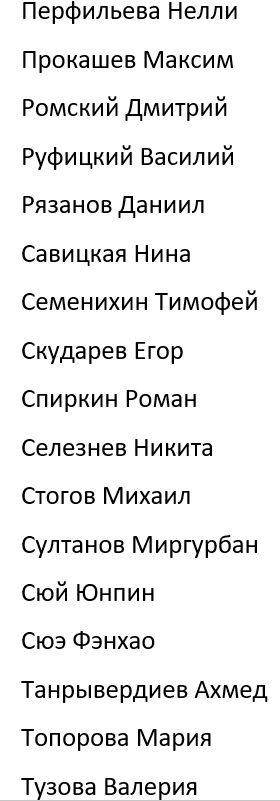
#> input picture image_folder/tsW-xksQfeY.jpg, 280 x 801 px, found by its file name
$ jupyter execute def_search_name.ipynb
#> lines starting #> are read from the running program, lines starting #| are printed output that depends on the picture; after the words box and inside, x2 and y2 are one past the last pixel; in counts of white or black regions, pixels touching at a corner belong together
[cell 1]
import cv2
from PIL import Image
import requests
from matplotlib import pyplot as plt
import numpy as np
import cv2

[cell 2]
# ЗАГРУЗИТЬ ТЕСТ
test_image = cv2.imread('/Users/nikitaseleznev/Downloads/tsW-xksQfeY.jpg')
#> test_image is the input picture: shape (801, 280, 3); min 0, max 255, mean 235.6

[cell 3]
# моя train картинка
response = requests.get('https://raw.githubusercontent.com/NikitaSel/SHARE/main/image_folder/START.jpg', stream=True).raw
my_pil_image = Image.open(response)
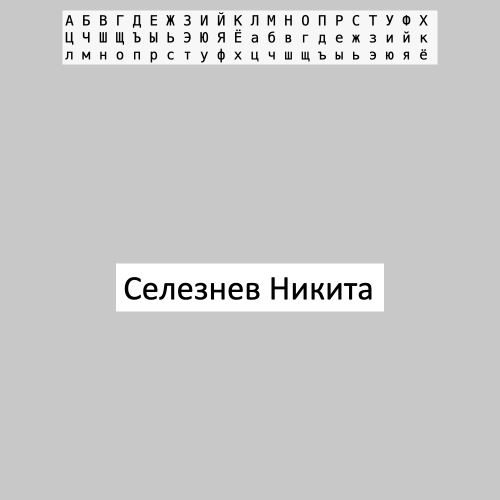
#> input picture image_folder/START.jpg, 1000 x 1000 px, found by its file name (shown at 1/2 size)
#> my_pil_image is the input picture: PIL image 1000x1000 RGB; min 0, max 255, mean 202.7
display(my_pil_image)

[cell 4]
def search_name(test_image, image_size=(10, 10)):
#> called with image_size = (10, 10)
    image = np.array(my_pil_image)#cv2.imread('/Users/nikitaseleznev/Downloads/START.jpg')
#     plt.figure(figsize=(10,10))
#     plt.imshow(image)

    #вырезаю нужные мне части
    char_image = image[21:21+108, 125:125+750]
    train_image = image[377 + 150:377 + 150 +96, 232:232+536]

    #обработка алфавита(char_image) для выделения букв
    gray = cv2.cvtColor(char_image, cv2.COLOR_BGR2GRAY)
    blur = cv2.GaussianBlur(gray, (5, 5), 0)
    thresh = cv2.adaptiveThreshold(blur, 255, 1, 1, 11, 2)
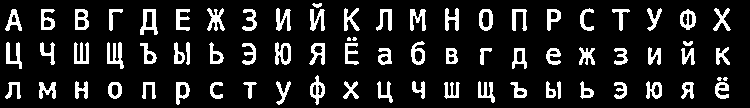
#> thresh: shape (108, 750); 13.4% white; 74 white regions (4 under 20 px), largest, box (x1, y1, x2, y2) and area: (107, 42, 124, 69) 243, (140, 9, 158, 35) 242, (275, 42, 291, 65) 222

    # ядро для "склейки" таких букв как ы Й ё
    kernel = cv2.getStructuringElement(cv2.MORPH_RECT, (5, 7))
    morf_char = cv2.morphologyEx(thresh, cv2.MORPH_CLOSE, kernel)
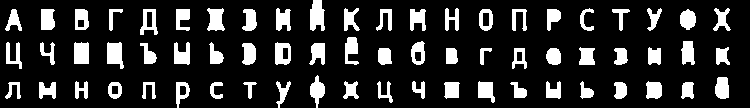
#> morf_char: shape (108, 750); 16.7% white; 66 white regions

    # выделяю буквы из словаря
    contour_char, _ = cv2.findContours(morf_char, cv2.RETR_EXTERNAL , cv2.CHAIN_APPROX_SIMPLE)
#> contour_char = 66 contours; largest, box (x1, y1, x2, y2) and area: (310, 0, 325, 31) 318, (275, 42, 291, 65) 300, (107, 42, 124, 69) 299, (74, 42, 89, 64) 283, (140, 9, 158, 35) 278

    char_image_copy = char_image.copy()
    for cnt in contour_char:
        [x, y, w, h] = cv2.boundingRect(cnt)
        cv2.rectangle(char_image_copy, (x, y), (x + w, y + h), (0, 0, 255), 2)
#> this loop made 66 passes
#> (x, y, w, h) on passes 1 to 12: (681, 82, 13, 17), (614, 82, 13, 17), (510, 82, 17, 16), (444, 82, 16, 17), (243, 82, 14, 17), (210, 82, 13, 17), (176, 82, 14, 26), (142, 82, 14, 17), (108, 82, 14, 17), (39, 82, 17, 17), (5, 82, 16, 17), (646, 81, 16, 18)
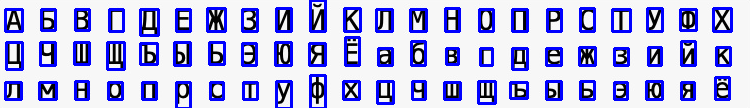
#> char_image_copy: shape (108, 750, 3); mean R, G, B 183.9, 183.9, 227.7

    # даю буквам лейблы от 0 до 66 и обучаю на них
    samples = np.empty((0, 100), np.float32)
    responses = []
    i = 0
    for cnt in contour_char:
        [x, y, w, h] = cv2.boundingRect(cnt)
        key = i
        responses.append(key)
        roi = thresh[y:y + h, x:x + w]
        roismall = cv2.resize(roi, (10, 10))
        sample = roismall.reshape((1, 100))
        samples = np.append(samples, sample, 0)
        i += 1
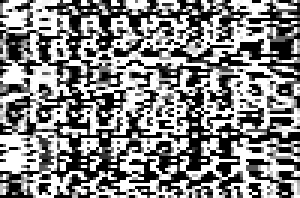
#> samples: shape (66, 100) float32 (shown 3 times larger); min 0, max 255, mean 133.3
#> after the loop, i = 66; responses = 66 values from 0 to 65

    responses = np.array(responses, np.float32)
    responses = responses.reshape((responses.size, 1))

    samples = np.float32(samples)
    responses = np.float32(responses)

    model = cv2.ml.KNearest_create()
    model.train(samples, cv2.ml.ROW_SAMPLE, responses)

    # Выделяю буквы для моего имени и фамилии
    gray = cv2.cvtColor(train_image, cv2.COLOR_BGR2GRAY)
#> gray: shape (96, 536)
    blur = cv2.GaussianBlur(gray, (5, 5), 0)
#> blur: shape (96, 536)
    thresh = cv2.adaptiveThreshold(blur, 255, 1, 1, 11, 2)
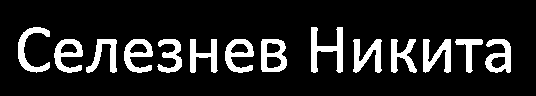
#> thresh: shape (96, 536); 13.6% white; 14 white regions, largest, box (x1, y1, x2, y2) and area: (311, 27, 343, 73) 668, (423, 39, 451, 73) 542, (261, 39, 287, 72) 534

    kernel = cv2.getStructuringElement(cv2.MORPH_RECT, (1, 10))
#> kernel = [1, 1, 1, 1, 1, 1, 1, 1, 1, 1]

    morf_train = cv2.morphologyEx(thresh, cv2.MORPH_CLOSE, kernel)
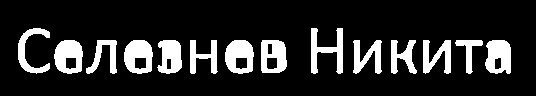
#> morf_train: shape (96, 536); 15.9% white; 14 white regions
    contour, _ = cv2.findContours(morf_train, cv2.RETR_EXTERNAL , cv2.CHAIN_APPROX_SIMPLE)
#> contour = 14 contours; largest, box (x1, y1, x2, y2) and area: (225, 40, 254, 74) 780, (124, 40, 153, 74) 780, (54, 40, 83, 74) 773, (261, 40, 287, 73) 745, (485, 40, 511, 74) 712

    # прохожу по буквам, сотавляю для моего имени и фамилии вектор(66 координат)
    # прибавляю к координате 1, если есть буква
    train_image_copy = train_image.copy()
    r = np.zeros((1, 66), dtype=int)
    for cnt in contour:
        [x, y, w, h] = cv2.boundingRect(cnt)
        cv2.rectangle(train_image_copy, (x, y), (x + w, y + h), (0, 0, 255), 2)
        roi = thresh[y:y + h, x:x + w]
        roismall = cv2.resize(roi, (10, 10))
        roismall = roismall.reshape((1, 100))
        roismall = np.float32(roismall)
        retval, results, neigh_resp, dists = model.findNearest(roismall, k=1)
        r[0, int(results[0][0])] += 1
#> this loop made 14 passes
#> (x, w, h, retval, results, neigh_resp, dists) on passes 1 to 12: (485, 26, 34, 27, [27], [27], [1041841]), (455, 28, 34, 45, [45], [45], [62504]), (423, 28, 34, 29, [29], [29], [705232]), (391, 26, 34, 28, [28], [28], [899689]), (353, 29, 34, 29, [29], [29], [574058]), (261, 26, 33, 55, [55], [55], [427569]), (225, 29, 34, 23, [23], [23], [603938]), (190, 28, 34, 61, [61], [61], [511563]), (157, 25, 34, 51, [51], [51], [543262]), (124, 29, 34, 23, [23], [23], [603938]), (86, 31, 34, 50, [50], [50], [503858]), (54, 29, 34, 23, [23], [23], [598385])
#> roi: shape (46, 32); 35.7% white; 1 white region, box (x1, y1, x2, y2) and area: (0, 0, 32, 45) 525
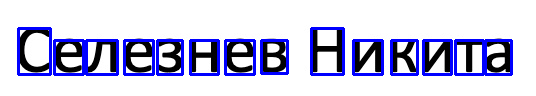
#> train_image_copy: shape (96, 536, 3); mean R, G, B 200.3, 200.3, 226.5

   # обрабатываю тестовую картинку
    gray = cv2.cvtColor(test_image, cv2.COLOR_BGR2GRAY)
#> gray: shape (801, 280)
    thresh = cv2.adaptiveThreshold(gray, 255, 1, 1, 15, 25)
#> thresh: shape (801, 280); 8% white in thin lines or dots, all inside (x1, y1, x2, y2) = (21, 1, 267, 800)
    kernel = np.ones((2,2),np.uint8)
    opening = cv2.morphologyEx(thresh, cv2.MORPH_OPEN, kernel)
#> opening: shape (801, 280); 7.9% white in thin lines or dots, all inside (x1, y1, x2, y2) = (22, 2, 268, 801)
    kernel2 = np.ones((2,2),np.uint8)
    closing = cv2.morphologyEx(opening, cv2.MORPH_CLOSE, kernel2)
#> closing: shape (801, 280); 8% white in thin lines or dots, all inside (x1, y1, x2, y2) = (23, 3, 269, 801)

    thresh = closing

    kernel = cv2.getStructuringElement(cv2.MORPH_RECT, (24, 3))

    morf = cv2.morphologyEx(thresh, cv2.MORPH_CLOSE, kernel)
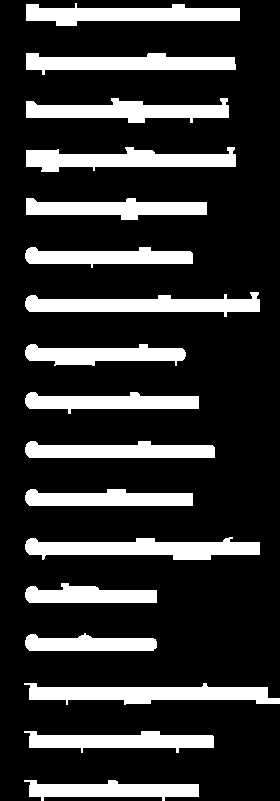
#> morf: shape (801, 280); 20% white; 17 white regions, largest, box (x1, y1, x2, y2) and area: (24, 683, 280, 705) 3404, (25, 537, 260, 560) 3393, (25, 292, 260, 317) 3210
    contour_floded, _ = cv2.findContours(morf, cv2.RETR_EXTERNAL , cv2.CHAIN_APPROX_SIMPLE)

    # для тестовой картинке прохожу по строчкам и читаю буквы, из строчек
    # составляю вектора, а потом считаю их близость по косинусу и выбираю наиближайший вектор
    test_image_copy = test_image.copy()
    s = np.zeros((0, 66), dtype=int)
    m = []
    for cnt in contour_floded:
        [x, y, w, h] = cv2.boundingRect(cnt)

        roi = thresh[y:y + h, x:x + w]
        kernel = cv2.getStructuringElement(cv2.MORPH_RECT, (1, 4))

        morf_test = cv2.morphologyEx(roi, cv2.MORPH_CLOSE, kernel)
        contour, _ = cv2.findContours(morf_test, cv2.RETR_EXTERNAL , cv2.CHAIN_APPROX_SIMPLE)

        m.append([x, y, w, h])
        tmp_array = np.zeros((1, 66), dtype=int)
        for cont in contour:
            [x, y, w, h] = cv2.boundingRect(cont)
            roi1 = roi[y:y + h, x:x + w]
            copy = roi1.copy()
            roismall = cv2.resize(roi1, (10, 10))
            roismall = roismall.reshape((1, 100))
            roismall = np.float32(roismall)
            retval, results, neigh_resp, dists = model.findNearest(roismall, k=1)
            tmp_array[0, int(results[0][0])] += 1

        s = np.vstack([s, tmp_array])
#> this loop made 17 passes
#> morf_test: shape (23, 214); 27% white; 18 white regions (1 under 20 px), largest, box (x1, y1, x2, y2) and area: (0, 0, 12, 19) 123, (145, 0, 158, 19) 121, (42, 0, 56, 23) 111
#> roi: shape (23, 214); 24.1% white in thin lines or dots

    # считаю близость моей имени и фамилии с другими
    cos_similarity = []
    for elem in s:
        r2 = np.sqrt((r @ r.T)[0][0])
        elem2 = np.sqrt(elem.T @ elem)
        r_s = r @ elem[:, np.newaxis]
        cos_similarity.append((r_s/r2/elem2)[0][0])
    cos_similarity = np.array(cos_similarity)

    # обвожу в рамку лучший вариант
    [x, y, w, h] = m[cos_similarity.argmax()]
    cv2.rectangle(test_image_copy, (x, y), (x + w, y + h), (0, 0, 255), 2)
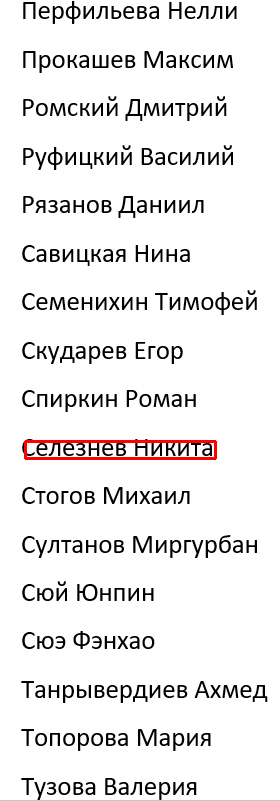
#> test_image_copy: shape (801, 280, 3); 0.55% of pixels changed, all inside (x1, y1, x2, y2) = (24, 440, 217, 460)
    plt.figure(figsize=image_size)
    plt.imshow(test_image_copy, cmap='gray')
